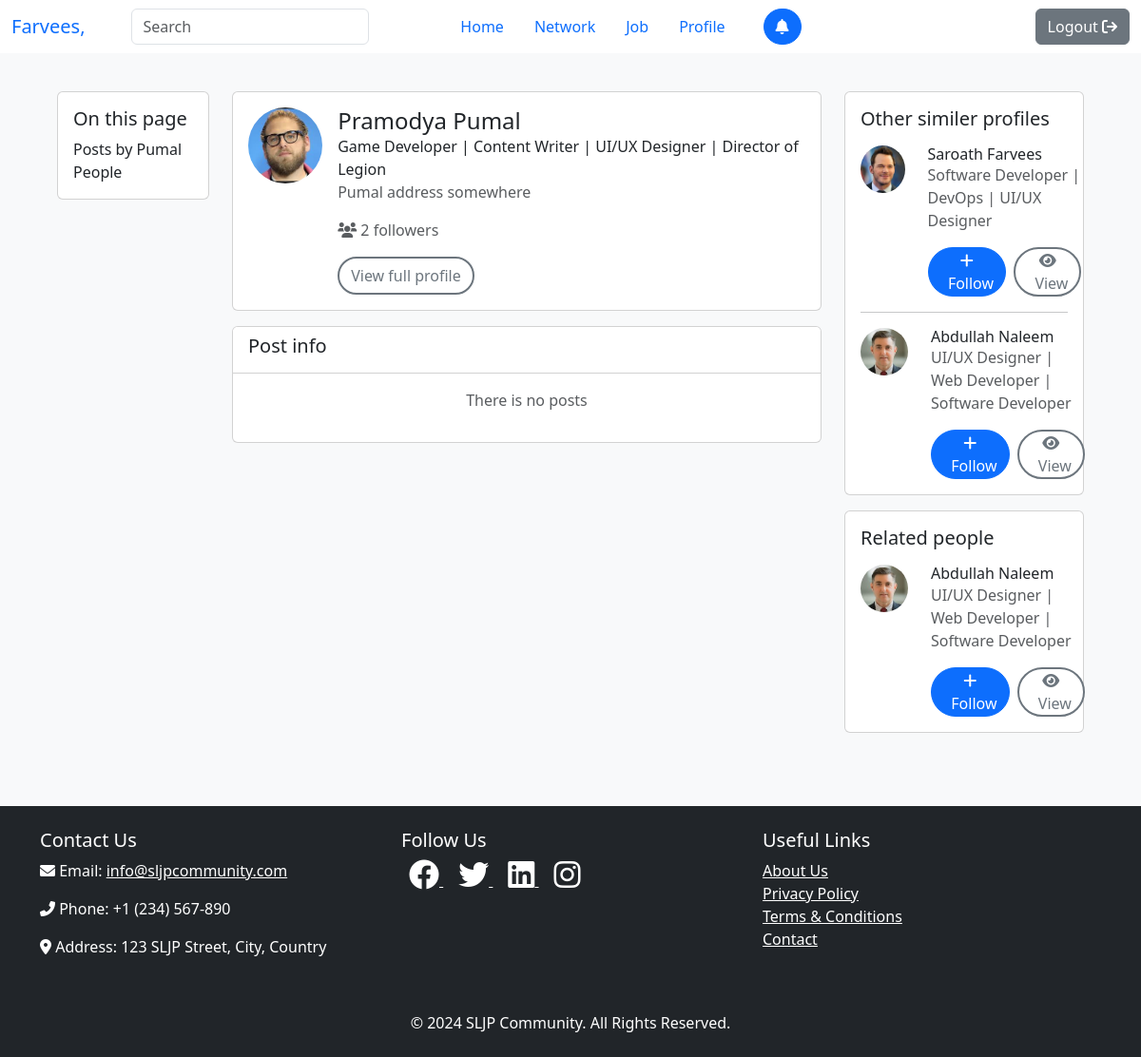
/search/result?id=2 (signed in), run on the app's committed database.
### tables this page shows
CREATE TABLE IF NOT EXISTS `user` (
  `id` int NOT NULL AUTO_INCREMENT,
  `first` varchar(100) NOT NULL,
  `last` varchar(100) DEFAULT NULL,
  `username` varchar(100) DEFAULT NULL,
  `password` varchar(100) NOT NULL,
  `email` varchar(100) DEFAULT NULL,
  `contact` varchar(20) DEFAULT NULL,
  `gender` enum('Male','Female') DEFAULT 'Male',
  `dob` date NOT NULL,
  `address` text,
  `profile` varchar(256) DEFAULT 'default.jpg',
  `cover` varchar(256) DEFAULT 'default.jpg',
  `nic` varchar(20) DEFAULT NULL,
  `role` enum('seeker','provider','admin') DEFAULT NULL,
  `status` enum('Open','Hire','None') DEFAULT 'None',
  `headline` varchar(512) DEFAULT 'N/A',
  `show_school` enum('show','hide') DEFAULT 'show',
  PRIMARY KEY (`id`),
  UNIQUE KEY `username` (`username`),
  UNIQUE KEY `email` (`email`),
  UNIQUE KEY `contact` (`contact`),
  UNIQUE KEY `nic` (`nic`)
);

### view/result.php (the view, shortened to what the rows shown need)
<?php
$id = isset($_GET['id']) ? $_GET['id'] : 0;
$users = $this->userModel->getUserInfo($id);
$user_info = null;
while ($user = $users->fetch_assoc()) {
    $user_info = $user;
}
?>
<div class="container-fluid w-100 p-5 mt-5 min-vh-100">
    <div class="d-flex justify-content-center">
        <div class="row g-4 w-100">
            <div class="col-12 col-md-2">
                <div class="card">
                    <div class="card-body">
                        <h5 class="card-title">On this page</h5>
                        <p class="card-text">Posts by <?php echo ucfirst($user_info['last']); ?><br>People</p>
                    </div>
                </div>
            </div>
            <div class="col-12 col-md-7">
                <div class="card mb-3">
                    <div class="d-flex">
                        <img src="/assets/images/user/<?php echo $user_info['profile']; ?>" width="80" height="80"
                            class="rounded-circle m-3" alt="">
                        <div class="mt-3">
                            <h4 class="m-0">
                                <?php echo ucfirst($user_info['first']) . " " . ucfirst($user_info['last']); ?>
                            </h4>
                            <p class="m-0 fw-normal"><?php echo $user_info['headline']; ?></p>
                            <p class="m-0 text-muted mb-3"><?php echo $user_info['address']; ?></p>
                            <p class="text-muted"><i class="fa fa-users"></i>&nbsp;<?php
                            $followers = $this->followerModel->getFollowerCount($user_info['id']);
                            while ($follower = $followers->fetch_assoc()) {
                                echo $follower['count'];
                            }
                            ?> followers</p>
                            <div class="d-flex mb-3">
                                <a href="/seeker/profile?id=<?php echo $user_info['id']; ?>"
                                    class="btn btn-outline-secondary rounded-5 border-2">View full profile</a>
                            </div>
                        </div>
                    </div>
                </div>
                <?php
                $i = 0;
                    ?>
                    <?php
                if ($i == 0) {
                    ?>
                    <div class="card">
                        <div class="card-header bg-white">
                            <h5 class="card-title">Post info</h5>
                        </div>
                        <div class="card-body">
                            <p class="text-muted text-center">There is no posts</p>
                        </div>
                    </div>
                    <?php
                }
                ?>
            </div>
            <div class="col-12 col-md-3">
                <div class="card mb-3">
                    <div class="card-body">
                        <h5 class="card-title">Other similer profiles</h5>
                        <?php
                        $heads = explode("|", $user_info['headline']);
                        $users = $this->userModel->getUsersByHeadlineMatching(array_map('trim', $heads));
                        $hr_sts = false;
                        while ($user = $users->fetch_assoc()) {
                            if ($user['id'] == $user_info['id']) {
                                continue;
                            }
                            if ($hr_sts) {
                                ?>
                                <hr>
                                <?php
                            }
                            ?>
                            <div class="d-flex  mt-3">
                                <img src="/assets/images/user/<?php echo $user['profile']; ?>" width="50" height="50"
                                    class="rounded-circle me-3" alt="">
                                <div class="ms-2">
                                    <h6 class="m-0"><?php echo ucfirst($user['first']) . " " . ucfirst($user['last']); ?>
                                    </h6>
                                    <p class="text-wrap text-muted"><?php echo $user['headline']; ?></p>
                                    <div class="d-flex justify-content-start">
                                        <button class="btn btn-primary pt-0 pb-0 rounded-5 me-2"><i
                                                class="fa fa-plus"></i>&nbsp;&nbsp;Follow</button>
                                        <a href="/search/result?id=<?php echo $user['id']; ?>"
                                            class="btn btn-outline-secondary pt-0 pb-0 border-2 rounded-5"><i
                                                class="fa fa-eye"></i>&nbsp;&nbsp;View</a>
                                    </div>
                                </div>
                            </div>
                            <?php
                            $hr_sts = true;
                        }
                        ?>
                    </div>
                </div>
                <div class="card">
                    <div class="card-body">
                        <h5 class="card-title">Related people</h5>
                        <?php
                        $educations = $this->educationModel->getEducation($user_info['id']);
                        $uni_id = 0;
                        while ($education = $educations->fetch_assoc()) {
                            $unies = $this->universityModel->getUniversity($education['institude']);
                            while ($uni = $unies->fetch_assoc()) {
                                $uni_id = $uni['id'];
                            }
                        }
                        $educations = $this->educationModel->getUsersByInstitude($uni_id);
                        while ($education = $educations->fetch_assoc()) {
                            $users = $this->userModel->getUserInfo($education['user_id']);
                            while ($user = $users->fetch_assoc()) {
                                if ($user['id'] == $_SESSION['id'] || $this->followerModel->isFollower($_SESSION['id'], $user['id'])) {
                                    continue;
                                }
                                    ?>
                                <div class="d-flex  mt-3">
                                    <img src="/assets/images/user/<?php echo $user['profile']; ?>" width="50" height="50"
                                        class="rounded-circle me-3" alt="">
                                    <div class="ms-2">
                                        <h6 class="m-0"><?php echo ucfirst($user['first']) . " " . ucfirst($user['last']); ?>
                                        </h6>
                                        <p class="text-wrap text-muted"><?php echo $user['headline']; ?></p>
                                        <div class="d-flex justify-content-start">
                                            <button class="btn btn-primary pt-0 pb-0 rounded-5 me-2"><i
                                                    class="fa fa-plus"></i>&nbsp;&nbsp;Follow</button>
                                            <a href="/search/result?id=<?php echo $user['id']; ?>"
                                                class="btn btn-outline-secondary pt-0 pb-0 border-2 rounded-5"><i
                                                    class="fa fa-eye"></i>&nbsp;&nbsp;View</a>
                                        </div>
                                    </div>
                                </div>
                                <?php
                            }
                        }
                        ?>
                    </div>
                </div>
            </div>
        </div>
    </div>
</div>

### data on the page
user: last "Pumal", profile (picture), first "Pramodya", headline "Game Developer | Content Writer | UI/UX Designer | Director of Legion", address "Pumal address somewhere"
user: profile (picture), first "Saroath", last "Farvees", headline "Software Developer | DevOps | UI/UX Designer"
user: profile (picture), first "Abdullah", last "Naleem", headline "UI/UX Designer | Web Developer | Software Developer"

### other printed values
$_SESSION["lname"] "Farvees"
$follower['count'] "2"
